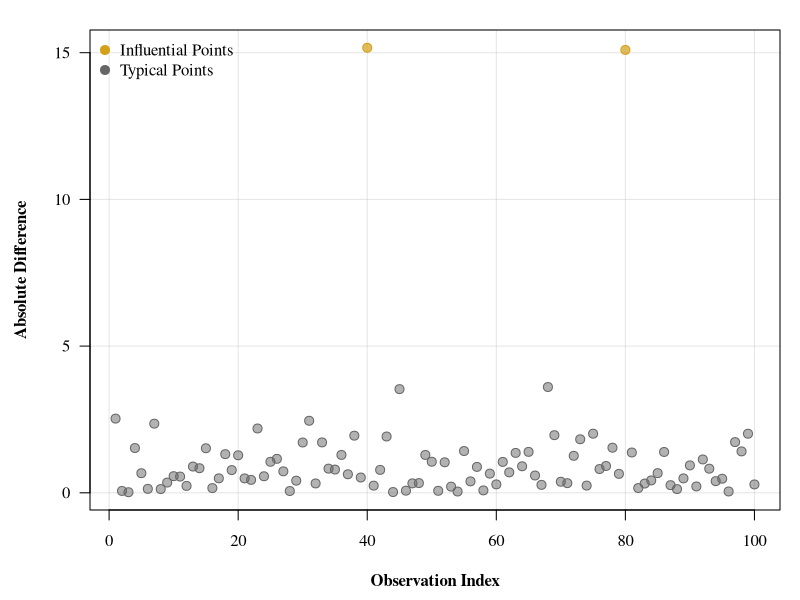
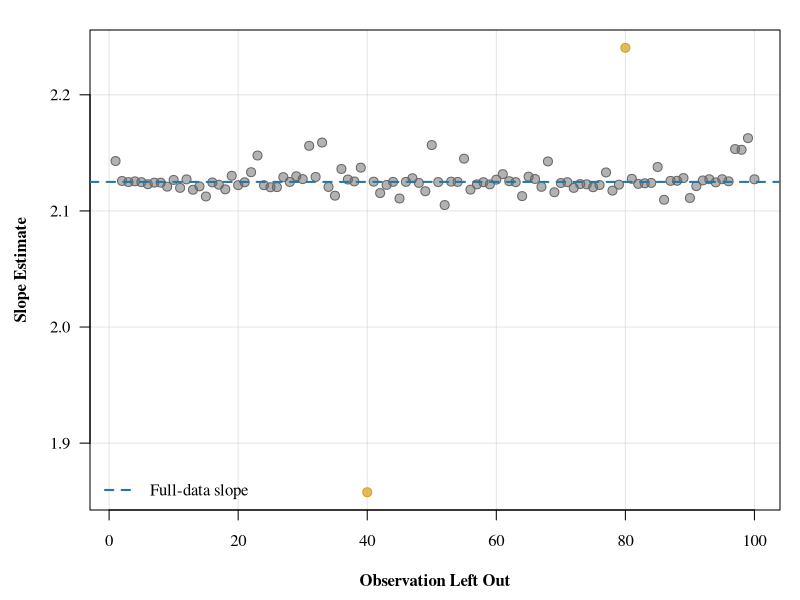
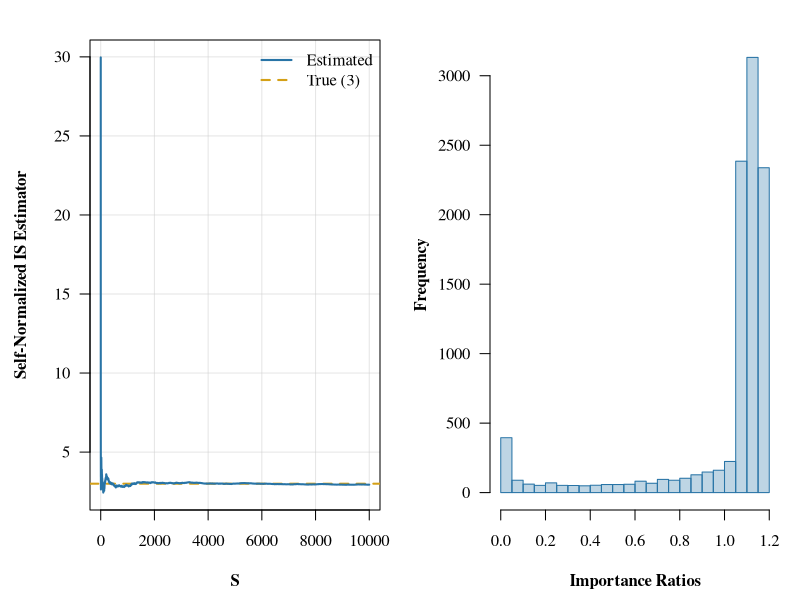
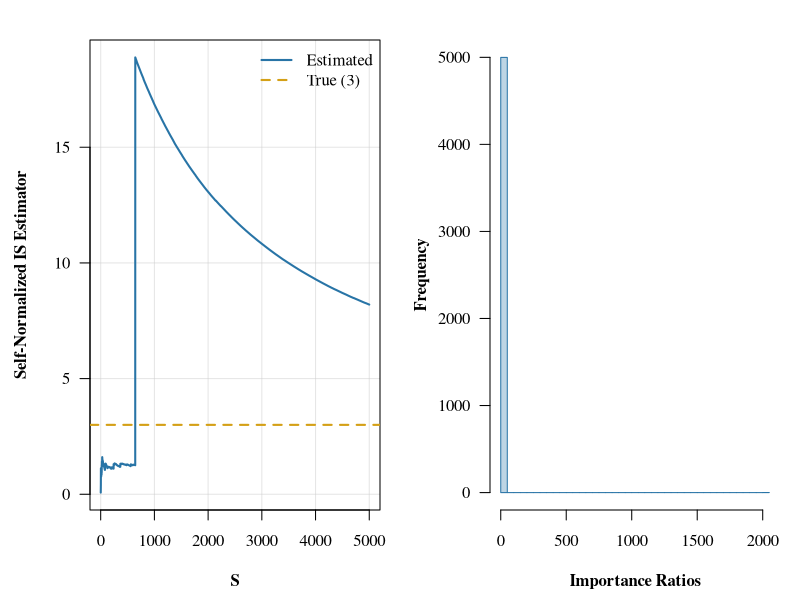
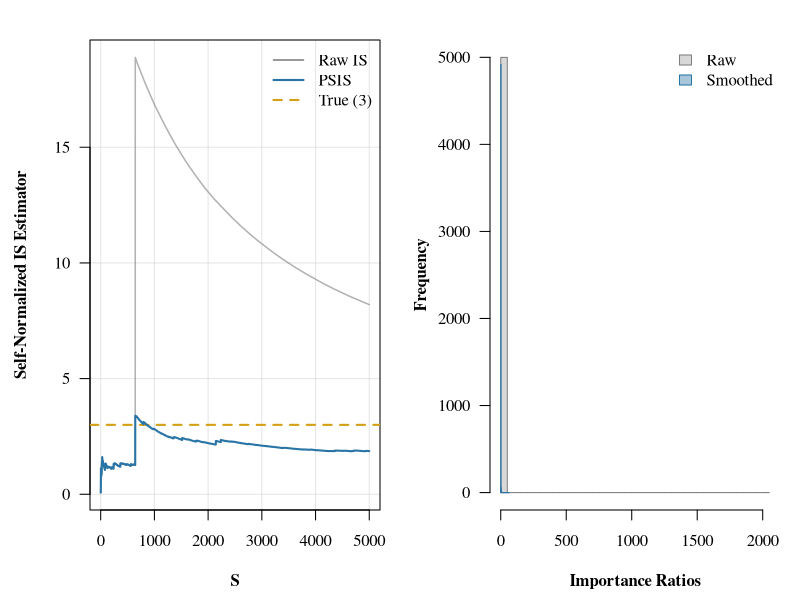

These figures' R source, in order:
## ---- chunk 1
set.seed(1235)
n <- 100
x <- rnorm(n)
y <- x*2 + -2 + ifelse(1:100 %% 40 == 0, 15, rnorm(n,0,1))
data <- cbind(co=x,resp=y) |> as.data.frame()

loo_pred <- rep(NA, n)
slope_pred <- rep(NA, n)
for (i in 1:n){
  mod <- lm(resp ~ co, data=data[-i,])
  loo_pred[i] <- predict(mod, newdata=data[i,])
  slope_pred[i] <- mod$coefficients[2]
}
diff <- abs(loo_pred - data$resp)
## ---- chunk 2
#| code-fold: true
#| code-summary: "Plot: LOO residuals"
#| fig-align: center
#| fig-width: 9
#| fig-height: 5
par(mar = c(4.5, 4.5, 1.5, 1), family = "serif", font.lab = 2)
plot(diff, ylab = 'Absolute Difference', xlab = 'Observation Index',
     pch = 21, bg = ifelse(diff > 4, adjustcolor('#D4A017', 0.7), adjustcolor('grey40', 0.5)),
     col = ifelse(diff > 4, '#D4A017', 'grey40'), cex = 1.2, las = 1,
     panel.first = grid(col = adjustcolor('grey80', 0.5), lty = 1))
legend('topleft', pch = 21, pt.bg = c('#D4A017', 'grey40'),
       col = c('#D4A017', 'grey40'), pt.cex = 1.2, bty = 'n',
       legend = c('Influential Points', 'Typical Points'))
## ---- chunk 3
#| code-fold: true
#| code-summary: "Plot: Coefficient sensitivity"
#| fig-align: center
#| fig-width: 9
#| fig-height: 5
par(mar = c(4.5, 4.5, 1.5, 1), family = "serif", font.lab = 2)
plot(slope_pred, pch = 21, ylab = 'Slope Estimate', xlab = 'Observation Left Out',
     bg = ifelse(diff > 4, adjustcolor('#D4A017', 0.7), adjustcolor('grey40', 0.5)),
     col = ifelse(diff > 4, '#D4A017', 'grey40'), cex = 1.2, las = 1,
     panel.first = grid(col = adjustcolor('grey80', 0.5), lty = 1))
abline(h = coef(lm(resp ~ co, data = data))[2], lty = 2, col = '#2874A6', lwd = 2)
legend('bottomleft', lty = 2, col = '#2874A6', lwd = 2, bty = 'n',
       legend = 'Full-data slope')
## ---- chunk 4
set.seed(42)
theta_samples <- rt(1e4, df = 3)
log_ratios <- dnorm(theta_samples, log = TRUE) - dt(theta_samples, df = 3, log = TRUE)
imp_ratios <- exp(log_ratios)
f <- theta_samples^4
estimator <- cumsum(imp_ratios * f) / cumsum(imp_ratios)
## ---- chunk 5
#| code-fold: true
#| code-summary: "Plot: Good importance sampling"
#| fig-align: center
#| fig-width: 9
#| fig-height: 5
par(mfrow = c(1, 2), mar = c(4.5, 4.5, 2, 1), family = "serif", font.lab = 2)
plot(estimator, lwd = 2, ylab = 'Self-Normalized IS Estimator', xlab = 'S', type = 'n',
     las = 1, panel.first = grid(col = adjustcolor('grey80', 0.5), lty = 1))
abline(h = 3, col = '#D4A017', lwd = 2, lty = 2)
lines(estimator, lwd = 2, col = '#2874A6')
legend('topright', legend = c('Estimated', 'True (3)'), lwd = 2,
       col = c('#2874A6', '#D4A017'), lty = c(1, 2), bty = 'n')
hist(imp_ratios, col = adjustcolor('#2874A6', 0.3), border = '#2874A6',
     xlab = 'Importance Ratios', main = '', ylab = 'Frequency', breaks = 30, las = 1)
## ---- chunk 6
#| code-fold: true
#| code-summary: "Plot: Bad importance sampling"
#| fig-align: center
#| fig-width: 9
#| fig-height: 5
set.seed(6)
theta_samples <- rnorm(5000)
log_ratios <- dt(theta_samples, df = 3, log = TRUE) - dnorm(theta_samples, log = TRUE)
imp_ratios <- exp(log_ratios)
f <- theta_samples^2
estimator <- cumsum(imp_ratios * f) / cumsum(imp_ratios)

par(mfrow = c(1, 2), mar = c(4.5, 4.5, 2, 1), family = "serif", font.lab = 2)
plot(estimator, lwd = 2, ylab = 'Self-Normalized IS Estimator', xlab = 'S', type = 'n',
     las = 1, panel.first = grid(col = adjustcolor('grey80', 0.5), lty = 1))
abline(h = 3, col = '#D4A017', lwd = 2, lty = 2)
lines(estimator, lwd = 2, col = '#2874A6')
legend('topright', legend = c('Estimated', 'True (3)'), lwd = 2,
       col = c('#2874A6', '#D4A017'), lty = c(1, 2), bty = 'n')
hist(imp_ratios, col = adjustcolor('#2874A6', 0.3), border = '#2874A6',
     xlab = 'Importance Ratios', main = '', ylab = 'Frequency', breaks = 40, las = 1)
## ---- chunk 7
# Helper function to fit GPD and return smoothed weights
fit_gpd_tail <- function(ratios) {
  S <- length(ratios)
  M <- min(floor(0.2 * S), 3 * floor(sqrt(S)))

  # Work with shifted log weights for numerical stability
  lw <- log(ratios)
  lw_max <- max(lw)
  lw <- lw - lw_max

  # Sort and find cutoff
  ord <- order(lw)
  cutoff <- lw[ord[S - M]]
  tail_ids <- ord[(S - M + 1):S]
  lw_tail <- lw[tail_ids]

  # Exceedances on exp scale (as the loo package does)
  exp_cutoff <- exp(cutoff)
  exc <- exp(lw_tail) - exp_cutoff

  # Zhang and Stephens GPD fit
  x <- sort(exc)
  N <- length(x)
  prior <- 3
  m <- 30 + floor(sqrt(N))

  # Grid of theta values (improved construction from loo package)
  xstar <- x[floor(N / 4 + 0.5)]
  theta_grid <- 1 / x[N] + (1 - sqrt(m / (seq_len(m) - 0.5))) / prior / xstar

  # Profile log-likelihood for each theta
  l_theta <- N * sapply(theta_grid, function(th) {
    k_val <- mean(log1p(-th * x))
    log(-th / k_val) - k_val - 1
  })

  # Posterior weights and estimate of theta
  l_theta <- l_theta - max(l_theta)
  w_theta <- exp(l_theta) / sum(exp(l_theta))
  theta_hat <- sum(theta_grid * w_theta)

  k <- mean(log1p(-theta_hat * x))
  sigma <- -k / theta_hat

  # Weakly informative prior adjustment (pulls k toward 0.5)
  k <- k * N / (N + 10) + 0.5 * 10 / (N + 10)

  # Replace tail with GPD quantiles
  p <- (seq_len(M) - 0.5) / M
  if (abs(k) > 1e-6) {
    qq <- exp_cutoff + sigma / k * ((1 - p)^(-k) - 1)
  } else {
    qq <- exp_cutoff - sigma * log(1 - p)
  }
  smoothed_tail_lw <- log(qq)

  # Assign sorted quantiles to sorted tail positions
  smoothed_lw <- lw
  smoothed_lw[tail_ids[order(lw_tail)]] <- sort(smoothed_tail_lw)

  # Back to original scale and cap
  smoothed <- exp(smoothed_lw + lw_max)
  smoothed <- pmin(smoothed, S^(3/4))

  list(smoothed = smoothed, k = k, threshold = cutoff)
}
## ---- chunk 8
set.seed(6)
theta_samples <- rnorm(5000)
log_ratios <- dt(theta_samples, df = 3, log = TRUE) - dnorm(theta_samples, log = TRUE)
imp_ratios <- exp(log_ratios)
f <- theta_samples^2

# Apply PSIS
psis_result <- fit_gpd_tail(imp_ratios)
smoothed_ratios <- psis_result$smoothed

cat(sprintf(paste0(
  "--- PSIS Diagnostics ---\n",
  "  k-hat:                %.3f (%s)\n\n",
  "--- Estimates ---\n",
  "  Raw IS:               %.3f\n",
  "  PSIS:                 %.3f\n",
  "  True:                 3.000\n\n",
  "--- Weight Summary ---\n",
  "  Max raw weight:       %.1f\n",
  "  Max smoothed weight:  %.1f\n"),
  psis_result$k,
  ifelse(psis_result$k < 0.5, "Good: finite variance, CLT holds",
  ifelse(psis_result$k < 0.7, "Marginal: infinite variance, finite mean",
                               "Caution: mean may not exist")),
  sum(imp_ratios * f) / sum(imp_ratios),
  sum(smoothed_ratios * f) / sum(smoothed_ratios),
  max(imp_ratios),
  max(smoothed_ratios)))
## ---- chunk 9
#| code-fold: true
#| code-summary: "Plot: PSIS smoothing comparison"
#| fig-align: center
#| fig-width: 9
#| fig-height: 5
raw_estimator <- cumsum(imp_ratios * f) / cumsum(imp_ratios)
smoothed_estimator <- cumsum(smoothed_ratios * f) / cumsum(smoothed_ratios)

par(mfrow = c(1, 2), mar = c(4.5, 4.5, 2, 1), family = "serif", font.lab = 2)

# Left panel: convergence
plot(raw_estimator, lwd = 1.5, ylab = 'Self-Normalized IS Estimator', xlab = 'S',
     type = 'n', ylim = range(c(raw_estimator, smoothed_estimator, 3)),
     las = 1, panel.first = grid(col = adjustcolor('grey80', 0.5), lty = 1))
abline(h = 3, col = '#D4A017', lwd = 2, lty = 2)
lines(raw_estimator, lwd = 1.5, col = adjustcolor('grey50', 0.6))
lines(smoothed_estimator, lwd = 2, col = '#2874A6')
legend('topright', legend = c('Raw IS', 'PSIS', 'True (3)'),
       lwd = c(1.5, 2, 2), col = c('grey50', '#2874A6', '#D4A017'),
       lty = c(1, 1, 2), bty = 'n')

# Right panel: importance ratio distributions
hist(imp_ratios, col = adjustcolor('grey50', 0.3), border = 'grey50',
     xlab = 'Importance Ratios', main = '', ylab = 'Frequency', breaks = 40, las = 1)
hist(smoothed_ratios, col = adjustcolor('#2874A6', 0.4), border = '#2874A6',
     add = TRUE, breaks = 40)
legend('topright', fill = c(adjustcolor('grey50', 0.3), adjustcolor('#2874A6', 0.4)),
       border = c('grey50', '#2874A6'), legend = c('Raw', 'Smoothed'), bty = 'n')
